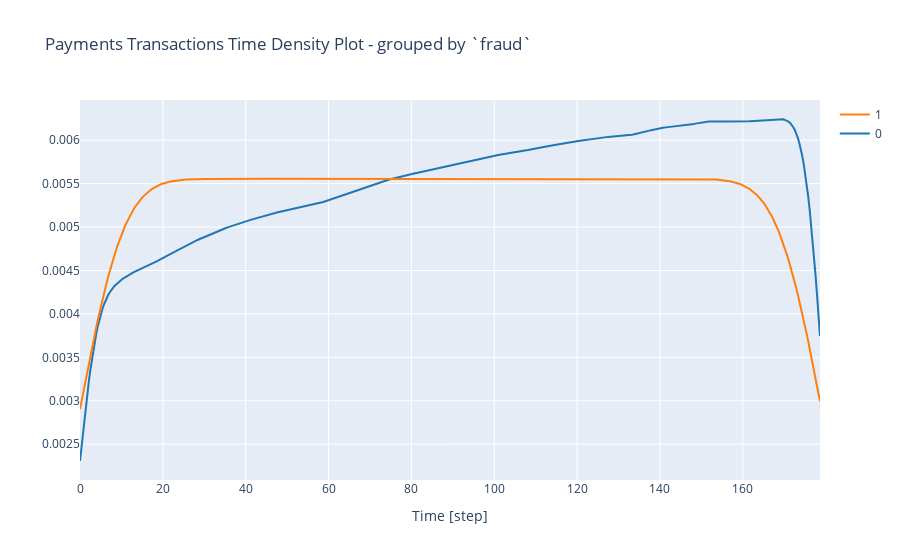

Notebook code for this chart:
### Code cell
plot_distplot_grouped(data_df, 'fraud')

### Figure 1 — Plotly figure (JSON) as saved in the notebook; plotly's stock layout.template omitted (floating-point values rounded to 4 significant figures; data arrays with more than 128 entries replaced by an {"elided": "..."} marker saying what was removed)
{"data": [{"legendgroup": "0", "marker": {"color": "rgb(31, 119, 180)"}, "mode": "lines", "name": "0", "showlegend": true, "type": "scatter", "x": {"elided": "500 float values"}, "xaxis": "x", "y": {"elided": "500 float values"}, "yaxis": "y"}, {"legendgroup": "1", "marker": {"color": "rgb(255, 127, 14)"}, "mode": "lines", "name": "1", "showlegend": true, "type": "scatter", "x": {"elided": "500 float values"}, "xaxis": "x", "y": {"elided": "500 float values"}, "yaxis": "y"}], "layout": {"barmode": "overlay", "hovermode": "closest", "legend": {"traceorder": "reversed"}, "title": {"text": "Payments Transactions Time Density Plot - grouped by `fraud`"}, "xaxis": {"anchor": "y2", "domain": [0, 1], "title": {"text": "Time [step]"}, "zeroline": false}, "yaxis": {"anchor": "free", "domain": [0, 1], "position": 0}}}
